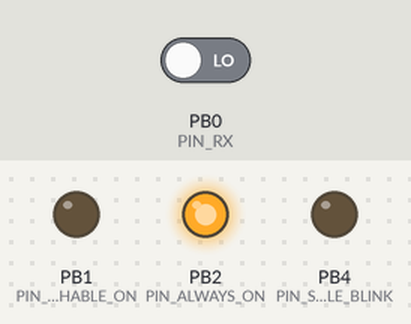
The sketch below on a simulated ATtiny85, built with avr-gcc and run on an emulated ATtiny85. Shown: output pins drawn as LEDs (lit = HIGH). The inputs (shaded band) are chosen by the test bench; at power-on: PB0 (PIN_RX) LOW.

Above: at 0.2 s.
Timing chart, 0 to 1.7 s (numbered marks = the images above):
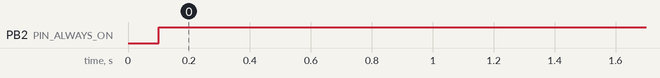

Measured:
- by itself, PB2 (PIN_ALWAYS_ON): LOW → HIGH at 0.10 s

The sketch:

lights.ino
```cpp
#define VOLTAGE 184
#define BLINK_ON 600
#define BLINK_OFF 450
#define PWM_READ 650

// RC NAV LIGHTS PINS
//
// PIN_RX - Rx Input
// PIN_ALWAYS_ON - Always On
// PIN_SWITCHABLE_ON - On when >45%
// PIN_SWITCHABLE_BLINK - Blink when >45%
// X - Off when 0-5%, On when 45-55%, Blink when 95%

// DIGISPARK PINS
//Pin 0 → I2C SDA, PWM (LED on Model B)
//Pin 1 → PWM (LED on Model A)
//Pin 2 → I2C SCK, Analog
//Pin 3 → Analog In (also used for USB+ when USB is in use)
//Pin 4 → PWM, Analog (also used for USB- when USB is in use)
//Pin 5 → Analog In

#define PIN_RX 0
#define PIN_ALWAYS_ON 2
#define PIN_SWITCHABLE_ON 1
#define PIN_SWITCHABLE_BLINK 4

unsigned long lastTimeBlink = 0;
unsigned long lastPwmRead = 0;
int signal = 0;

void setup() {
  // initialize the digital pin as an output.
  pinMode(PIN_RX, INPUT);
  pinMode(PIN_SWITCHABLE_ON, OUTPUT); //LED on Model A
  pinMode(PIN_ALWAYS_ON, OUTPUT);
  pinMode(PIN_SWITCHABLE_BLINK, OUTPUT);
  //wait a moment
  delay(100);
}


void loop() {
  //read rx signal
  if(millis() > lastPwmRead+PWM_READ){
    signal = pulseIn(PIN_RX, HIGH) - 1000;
    lastPwmRead = millis();
  }

  //always on
  analogWrite(PIN_ALWAYS_ON, VOLTAGE);

  //switchable on
  if(signal>460){
    analogWrite(PIN_SWITCHABLE_ON, VOLTAGE);
  } else {
    analogWrite(PIN_SWITCHABLE_ON, 0);
  }

  //switchable blink
  if(millis() > lastTimeBlink+BLINK_OFF && signal>460){
    analogWrite(PIN_SWITCHABLE_BLINK, VOLTAGE);
  }
  if(millis() > lastTimeBlink+BLINK_ON+BLINK_OFF && signal>460){
    analogWrite(PIN_SWITCHABLE_BLINK, 0);
    lastTimeBlink = millis();
  }
  if(signal<460){
    analogWrite(PIN_SWITCHABLE_BLINK, 0);
  }
}
```
